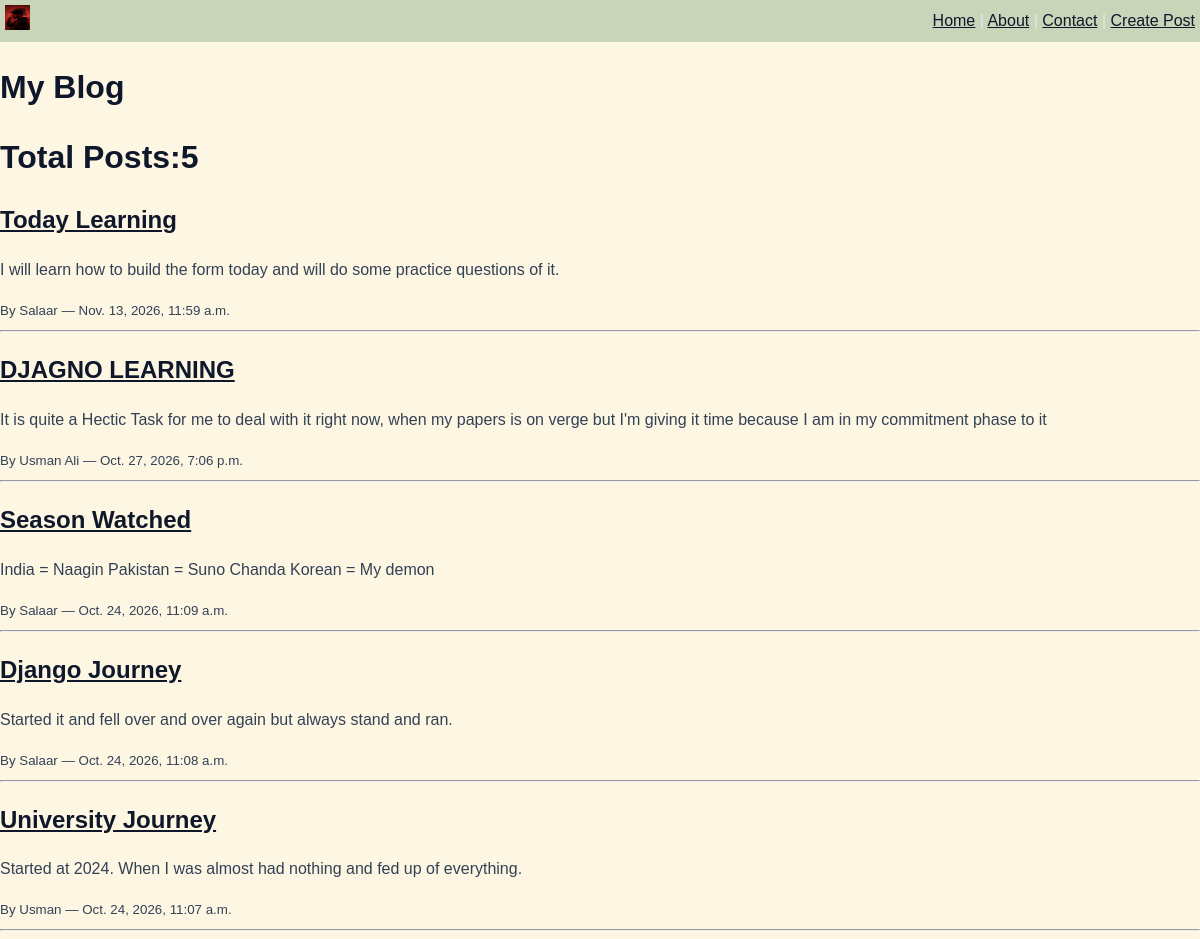
/, run on an earlier commit of the app's database.
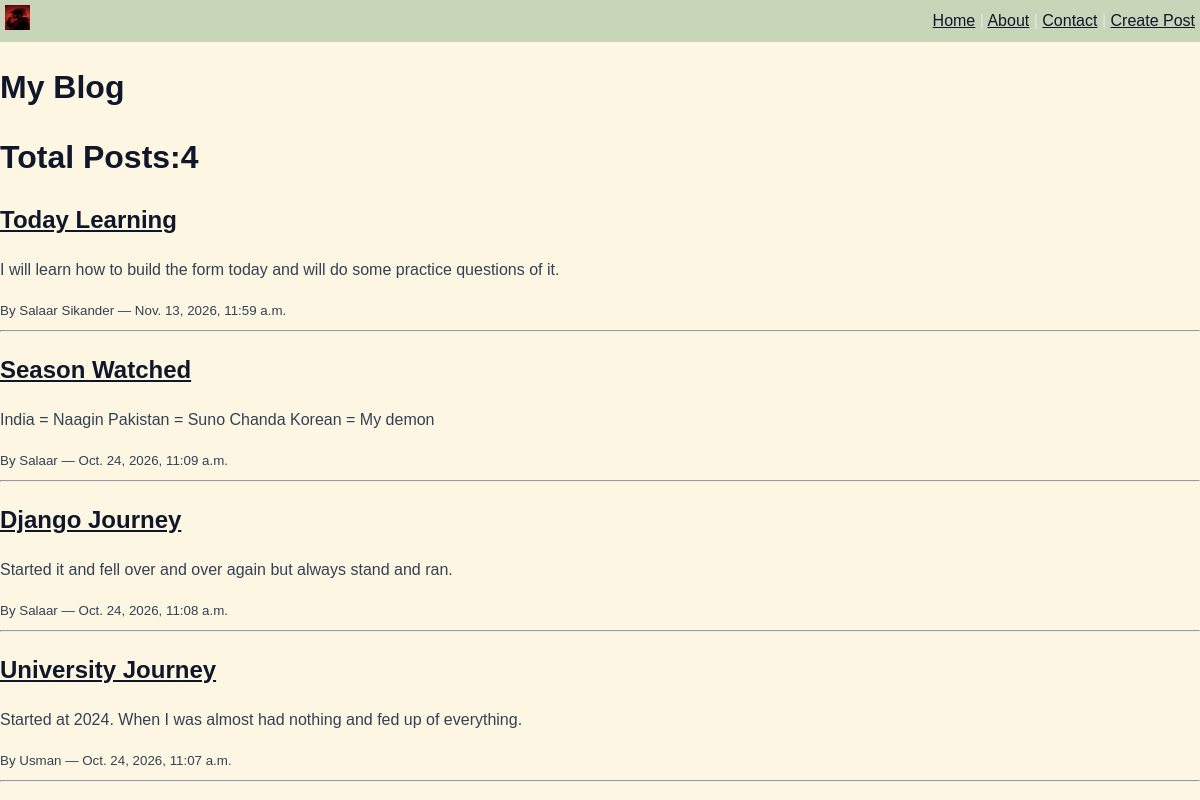
And on a later commit of the database.
### blog/models.py (models this page shows, shortened)
class Post(models.Model):
    title = models.CharField(max_length=200)
    content = models.TextField()
    date_created = models.DateTimeField(auto_now_add=True)
    author = models.CharField(max_length=100)

### blog/views.py (the view)
# urls.py: path('', views.index, name='index'),
def index(request):
    posts = Post.objects.order_by('-date_created')
    total_posts = posts.count()
    context = {
        'posts': posts,
        'total_posts': total_posts
    }
    return render(request, 'blog/index.html', context)

### blog/templates/blog/index.html
{% extends "blog/base.html" %}
{% block content %}
    <h1>My Blog</h1>
    <h1>Total Posts:{{total_posts}}</h1>
    {% for post in posts %}
        <div>
            <h2><a href="/post/{{ post.id }}/">{{ post.title }}</a></h2>
        <p>{{ post.content }}</p>
        <small>By {{ post.author }} — {{ post.date_created }}</small>
    </div>
    <hr>
{% endfor %}
{% endblock %}

What changed in the data, as far as the page shows it:
removed Post: title "DJAGNO LEARNING", content "It is quite a Hectic Task for me to deal with it right now, when my papers is on verge but I'm giving it time because I am in my commitment phase to it", author "Usman Ali", date_created "Oct. 27, 2026, 7:06 p.m."
changed Post "Today Learning": author "Salaar" → "Salaar Sikander"
Also different on the page:
{{ total_posts }}: "5" → "4"
